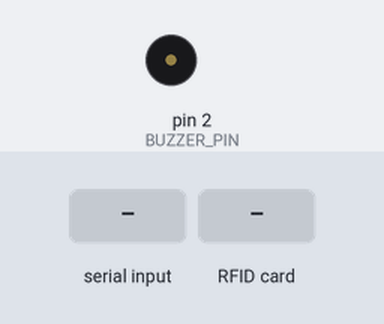
Simulated run of this program. Board: Arduino Uno, built with avr-gcc and run on an emulated ATmega328P. Parts: buzzer (waves = sounding). Inputs (shaded band) come from the test bench. The local clock reads 2024-03-15 10:24:30 at power-on unless the program sets it; what the program prints to the serial monitor is not drawn.

Above: at 1.2 s.
1.3 s: "ERROR\n" received over Serial
At 1.8 s:
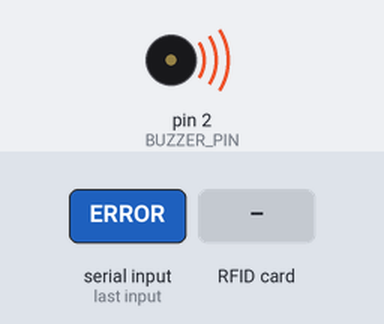
3.5 s: RFID card 5E 7A 19 C4 held to the reader
Timing chart, 0 to 6.5 s (numbered marks = the images above; inputs shaded):
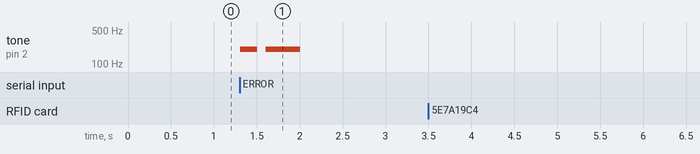

Measured:
- after the input at 1.3 s, tone on pin 2 (BUZZER_PIN): silent → 200 Hz at once, → silent 0.20 s later, → 200 Hz 0.10 s later, → silent 0.40 s later
- after the input at 3.5 s, every drawn part: stays the same

The program:

main.cpp
```cpp
#include <Arduino.h>
#include <MFRC522.h>
#include <RtcDS1302.h>
#include <SPI.h>
#include <ThreeWire.h>

// PICC = Proximity Integrated Circuit Card (Fancy Name for RFID)
// PCD = Proximity Coupling Device (Fancy Name for RFID Reader)

// Configuration SPI BUS
#define RST_PIN 9  // Allows Arduino to reset/wake/power off RC522
#define SDA_PIN 10 // Slave Select, enables Arduino to talk to RFID Reader
#define BUZZER_PIN 2

ThreeWire myWire(6, 5, 7);
RtcDS1302<ThreeWire> Rtc(myWire);

// MFCR522 Object/Instance
MFRC522 mfrc5222(SDA_PIN, RST_PIN);

// Initialization array that will store new NUID
byte nuidPICC[4];

int myFunction(int, int);
void resetBaudRate(MFRC522 &);
void dumpByteArray(byte *, byte);
void printTime(RtcDateTime);

void setup() {
  // put your setup code here, to run once:
  Serial.begin(9600); // Intialize serial communication with 9600 (default) baud rate aka bits of data per second

  while (!Serial);             // Do nothing if no serial port opened
  SPI.begin();                 // Initialize SPI bus (Allows communication of SDA_PIN and RST_PIN)
  mfrc5222.PCD_Init();         // Initialise MFRC522
  pinMode(BUZZER_PIN, OUTPUT); // Initialise buzzer

  Rtc.Begin();
  // Rtc.SetDateTime(RtcDateTime(__DATE__, __TIME__)); //Initial date/time set. No need to run it again.

  // Check to see if working and print version
  mfrc5222.PCD_DumpVersionToSerial();

  // Get the current time from the RTC module
}

void loop() {
  // put your main code here, to run repeatedly:
  if (Serial.available() > 0) {
    String command = Serial.readStringUntil('\n');
    command.trim();

    if (command == "SUCCESS") {
      tone(BUZZER_PIN, 1000, 200);
    } else if (command == "ERROR") {
      tone(BUZZER_PIN, 200, 400);
      delay(200);
      noTone(BUZZER_PIN);
      delay(100);
      tone(BUZZER_PIN, 200, 400);
    }
  }
  // Reset the loop if no new card present on the sensor/reader. This saves the entire process when idle
  if (!mfrc5222.PICC_IsNewCardPresent()) {
    return;
  }

  // Verify if the NUID has been readed

  if (!mfrc5222.PICC_ReadCardSerial()) {
    return;
  }

  Serial.print(F("PICC type: "));
  MFRC522::PICC_Type piccType = mfrc5222.PICC_GetType(mfrc5222.uid.sak);
  Serial.println(mfrc5222.PICC_GetTypeName(piccType));

  // Check is the PICC of Classic MIFARE type
  if (piccType != MFRC522::PICC_TYPE_MIFARE_MINI &&
      piccType != MFRC522::PICC_TYPE_MIFARE_1K &&
      piccType != MFRC522::PICC_TYPE_MIFARE_4K) {
    Serial.println(F("Your tag is not of type MIFARE Classic."));
    return;
  }

  if (mfrc5222.uid.uidByte[0] != nuidPICC[0] ||
      mfrc5222.uid.uidByte[1] != nuidPICC[1] ||
      mfrc5222.uid.uidByte[2] != nuidPICC[2] ||
      mfrc5222.uid.uidByte[3] != nuidPICC[3]) {
    Serial.println("A new card has been detected.");

    // Store NUID into nuidPICC array
    for (byte i = 0; i < 4; i++) {
      nuidPICC[i] = mfrc5222.uid.uidByte[i];
    }

    Serial.print(F("NUID:"));
    dumpByteArray(mfrc5222.uid.uidByte, mfrc5222.uid.size);
    RtcDateTime now = Rtc.GetDateTime();
    printTime(now);
  } else
    Serial.println("Card read previously");

  // Halt PICC (Makes RFID card go to sleep)
  mfrc5222.PICC_HaltA();

  //Stop expecting encrypted data on PCD
  mfrc5222.PCD_StopCrypto1();
}

// put function definitions here:
void resetBaudRate(MFRC522 &mfrc5222) {
  // Resetting the Baud Rate (Low Level operation) - not good to put in looop
  // When an RFID connects to a card, sometimes reader & card will negotiate different speeds
  // This can affect the ability to read a new card, because of wrong speeds.
  // Resetting them forces the reader back to default listening mode
  mfrc5222.PCD_WriteRegister(mfrc5222.TxModeReg, 0x00); // Transmitter Mode Register, reset transmitter speed to default
  mfrc5222.PCD_WriteRegister(mfrc5222.RxModeReg, 0x00); // Receiver Mode Register, reset receiver speed to default
  // Reset ModWidthReg
  mfrc5222.PCD_WriteRegister(mfrc5222.ModWidthReg, 0x26); // Modulation Width Register, Resets wireless pulse width to default
}

/**
 * Helper routine to dump a byte array as hex values to Serial.
 */
void dumpByteArray(byte *buffer, byte bufferSize) {
  for (byte i = 0; i < bufferSize; i++) {
    Serial.print(buffer[i] < 0x10 ? " 0" : " ");
    Serial.print(buffer[i], HEX);
  }
  Serial.println();
}

// Prints time in DD-MM-YYYY HH:MM:SS format
void printTime(RtcDateTime now) {
  char dateTime[25];
  snprintf(dateTime, sizeof(dateTime), "%04u-%02u-%02u %02u:%02u:%02u",
           now.Year(), now.Month(), now.Day(), now.Hour(), now.Minute(), now.Second());

  Serial.print("Time: ");
  Serial.println(dateTime);
}
```
